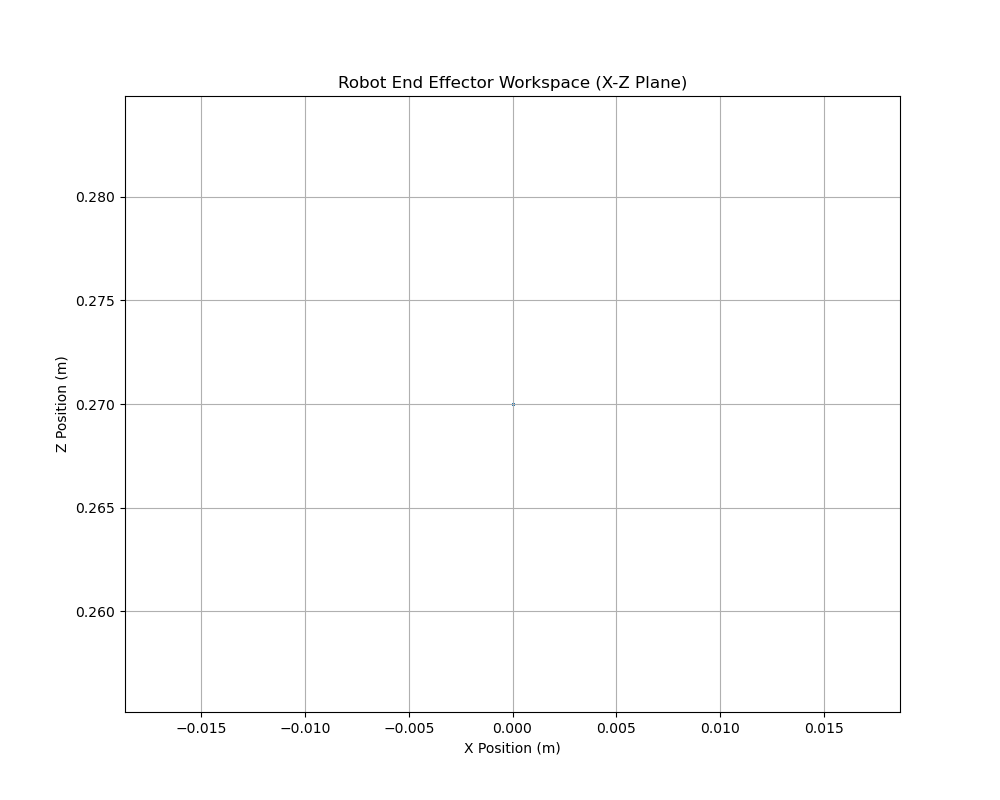

Source code (Python):
import pybullet as p
import pybullet_data
import numpy as np
import matplotlib.pyplot as plt
from spawn_robot import spawn_robot
import time

def print_joint_info(robot_id):
    """Print detailed information about all joints."""
    num_joints = p.getNumJoints(robot_id)
    print(f"\nJoint Information:")
    print(f"Total joints: {num_joints}")
    print("\nDetailed joint info:")
    print("Index | Type | Name | Axis | Lower | Upper | Max Force")
    print("-" * 70)
    
    for joint_idx in range(num_joints):
        joint_info = p.getJointInfo(robot_id, joint_idx)
        joint_type = ["REVOLUTE", "PRISMATIC", "SPHERICAL", "PLANAR", "FIXED"][joint_info[2]] if joint_info[2] < 5 else "UNKNOWN"
        # Get joint axis
        axis = joint_info[13] if len(joint_info) > 13 else (0, 0, 0)
        print(f"{joint_idx:5d} | {joint_type:8s} | {joint_info[1].decode('utf-8'):20s} | {axis!r:12s} | {joint_info[8]:6.2f} | {joint_info[9]:6.2f} | {joint_info[10]:9.2f}")

def get_revolute_joint_indices(robot_id):
    """Get indices of all revolute joints."""
    joint_indices = []
    num_joints = p.getNumJoints(robot_id)
    
    for joint_idx in range(num_joints):
        joint_info = p.getJointInfo(robot_id, joint_idx)
        # Only include revolute joints and skip visual joints
        if joint_info[2] == p.JOINT_REVOLUTE and "visual" not in joint_info[1].decode('utf-8'):
            joint_indices.append(joint_idx)
    
    return joint_indices

def get_joint_limits(robot_id):
    """Get joint limits for revolute joints."""
    joint_limits = []
    revolute_joints = get_revolute_joint_indices(robot_id)
    
    for joint_idx in revolute_joints:
        joint_info = p.getJointInfo(robot_id, joint_idx)
        limits = {
            'joint_index': joint_idx,
            'lower': joint_info[8],
            'upper': joint_info[9],
            'name': joint_info[1].decode('utf-8'),
            'max_force': joint_info[10],
            'max_velocity': joint_info[11],
            'axis': joint_info[13]
        }
        joint_limits.append(limits)
    
    return joint_limits

def get_end_effector_position(robot_id):
    """Get the end effector position."""
    num_joints = p.getNumJoints(robot_id)
    # Get the state of the last revolute joint's child link
    end_effector_state = p.getLinkState(robot_id, num_joints - 1)
    pos = end_effector_state[0]
    # Project position onto X-Z plane
    return (pos[0], pos[2])  # Return X and Z coordinates

def reset_robot_state(robot_id):
    """Reset robot to default state."""
    joint_limits = get_joint_limits(robot_id)
    for joint in joint_limits:
        p.resetJointState(robot_id, joint['joint_index'], 0)
        # Enable motor control
        p.setJointMotorControl2(robot_id, joint['joint_index'], 
                              p.POSITION_CONTROL,
                              targetPosition=0,
                              force=joint['max_force'])
    p.stepSimulation()

def sample_workspace(robot_id, samples_per_joint=20):
    """Sample the workspace by trying different joint configurations."""
    # Print detailed joint information
    print_joint_info(robot_id)
    
    # Get joint limits
    joint_limits = get_joint_limits(robot_id)
    workspace_points = []
    
    # Create evenly spaced samples for each joint
    joint_samples = []
    for joint in joint_limits:
        samples = np.linspace(joint['lower'], joint['upper'], samples_per_joint)
        joint_samples.append(samples)
    
    # Try all combinations of joint angles
    total_combinations = samples_per_joint ** len(joint_limits)
    print(f"\nFound {len(joint_limits)} revolute joints for workspace analysis:")
    for joint in joint_limits:
        print(f"  {joint['name']}:")
        print(f"    - Index: {joint['joint_index']}")
        print(f"    - Limits: {joint['lower']:.2f} to {joint['upper']:.2f} rad")
        print(f"    - Max Force: {joint['max_force']}")
        print(f"    - Axis: {joint['axis']}")
    
    print(f"\nSampling {total_combinations} configurations...")
    
    # Reset robot to starting position
    reset_robot_state(robot_id)
    
    # Sample configurations
    for i, angles in enumerate(np.ndindex(tuple([samples_per_joint] * len(joint_limits)))):
        if i % 1000 == 0:
            print(f"Progress: {i}/{total_combinations} configurations")
            
        # Set joint positions
        for idx, angle in enumerate(angles):
            joint = joint_limits[idx]
            joint_angle = joint_samples[idx][angle]
            p.resetJointState(robot_id, joint['joint_index'], joint_angle)
            p.setJointMotorControl2(robot_id, joint['joint_index'],
                                  p.POSITION_CONTROL,
                                  targetPosition=joint_angle,
                                  force=joint['max_force'])
        
        # Step simulation multiple times to ensure stability
        for _ in range(10):  # Increased simulation steps
            p.stepSimulation()
        
        # Get end effector position
        ee_pos = get_end_effector_position(robot_id)
        if any(np.isnan(ee_pos)):
            print(f"Warning: NaN position detected at configuration {angles}")
            continue
            
        # Only add point if it's not too close to an existing point
        workspace_points.append(ee_pos)
    
    return workspace_points

def plot_workspace(points, output_file=None):
    """Plot the workspace points and calculate metrics."""
    if not points:
        print("Error: No valid points to plot!")
        return
    
    x_coords, z_coords = zip(*points)
    
    plt.figure(figsize=(10, 8))
    plt.scatter(x_coords, z_coords, alpha=0.1, s=1)
    plt.title('Robot End Effector Workspace (X-Z Plane)')
    plt.xlabel('X Position (m)')
    plt.ylabel('Z Position (m)')
    plt.grid(True)
    plt.axis('equal')
    
    if output_file:
        plt.savefig(output_file)
        print(f"Workspace plot saved to {output_file}")
    else:
        plt.show()
    
    # Calculate and display workspace metrics
    x_range = max(x_coords) - min(x_coords)
    z_range = max(z_coords) - min(z_coords)
    print(f"\nWorkspace Metrics:")
    print(f"X Range: {x_range:.3f} m ({min(x_coords):.3f} to {max(x_coords):.3f})")
    print(f"Z Range: {z_range:.3f} m ({min(z_coords):.3f} to {max(z_coords):.3f})")
    print(f"Approximate Area: {x_range * z_range:.3f} m²")
    print(f"Number of sampled points: {len(points)}")

def main():
    # Connect to PyBullet
    physics_client = p.connect(p.DIRECT)  # Use DIRECT mode for faster sampling
    p.setAdditionalSearchPath(pybullet_data.getDataPath())
    p.setGravity(0, 0, 0)  # Disable gravity for workspace analysis
    
    # Spawn robot and get robot ID
    robot_id, _ = spawn_robot()  # Unpack the tuple to get just the robot ID
    
    # Sample the workspace
    print("Analyzing workspace...")
    workspace_points = sample_workspace(robot_id, samples_per_joint=20)
    
    # Plot and save the results
    output_file = "workspace_analysis.png"
    plot_workspace(workspace_points, output_file)
    
    # Disconnect from PyBullet
    p.disconnect()

if __name__ == "__main__":
    main() 